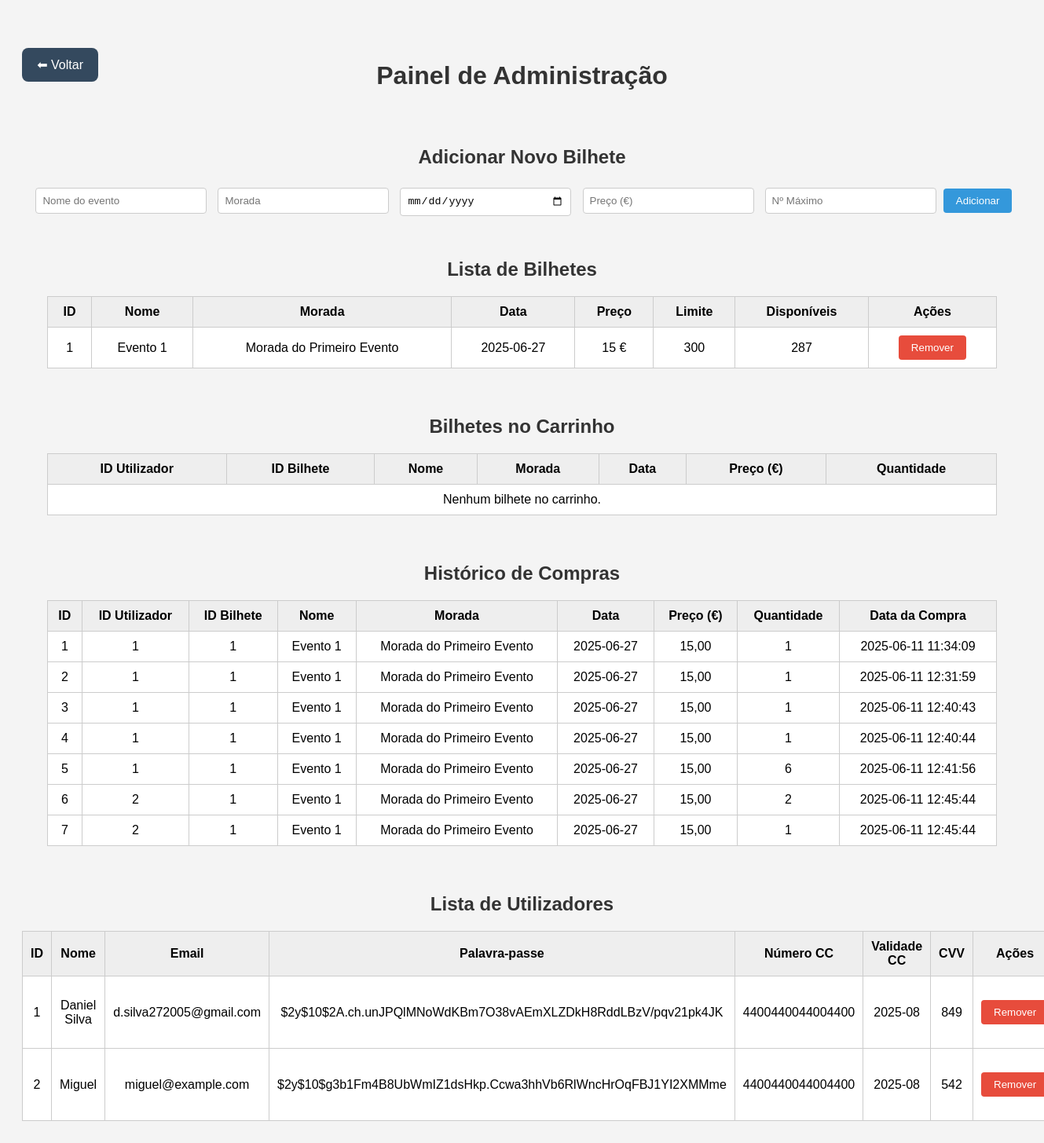
Before: /WebSite/admin_page.php with the older database file.
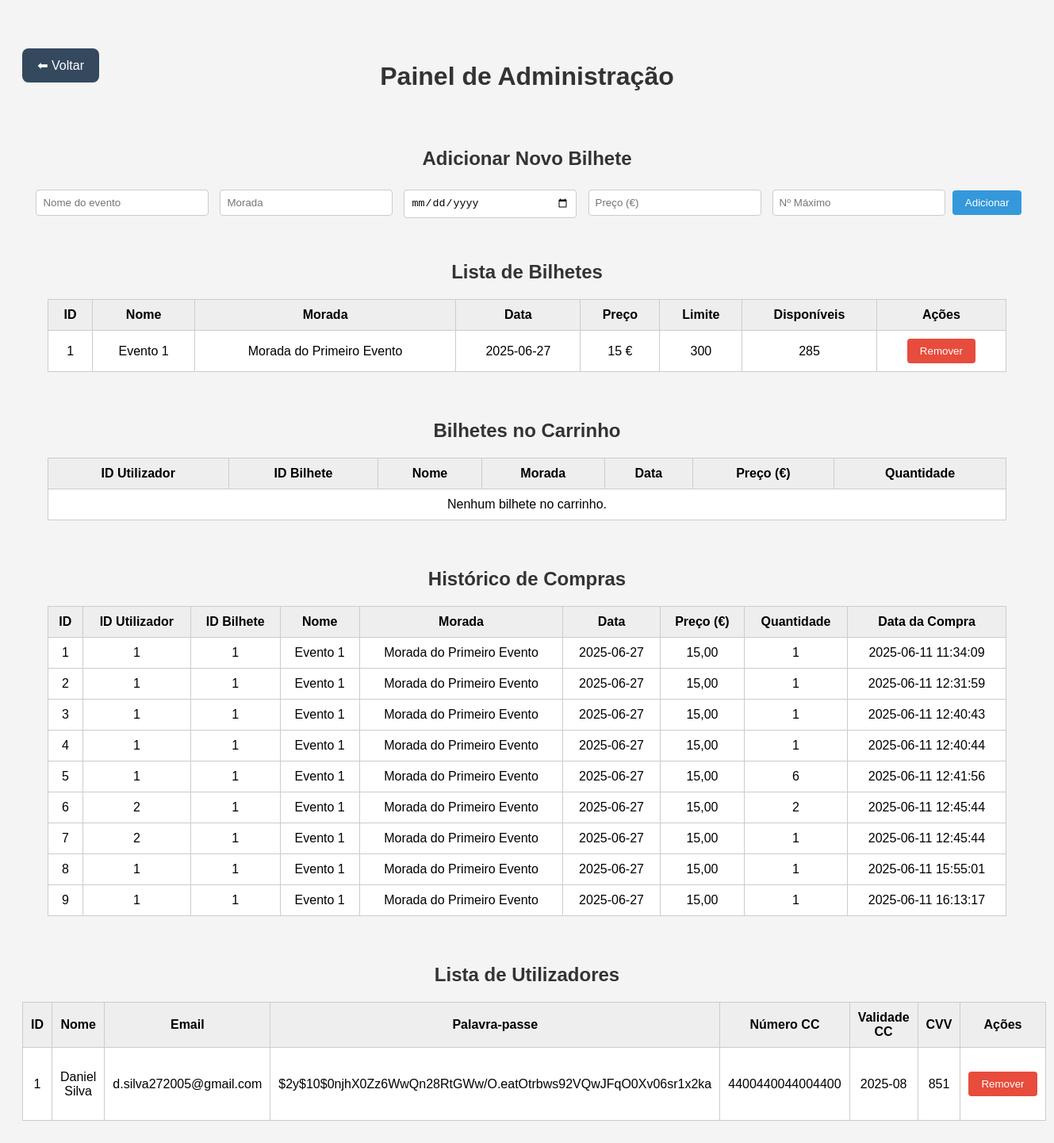
After: the same page with the newer database file.
### tables this page shows
CREATE TABLE lista_bilhetes (
        id INTEGER PRIMARY KEY AUTOINCREMENT,
        nome TEXT NOT NULL,
        morada TEXT NOT NULL,
        dia TEXT NOT NULL,
        preco REAL NOT NULL,
        limite INTEGER,
        disponiveis INTEGER
    );

CREATE TABLE historico (
        id INTEGER PRIMARY KEY AUTOINCREMENT,
        user_id INTEGER,
        id_bilhete INTEGER,
        nome TEXT NOT NULL,
        morada TEXT NOT NULL,
        dia TEXT NOT NULL,
        preco REAL NOT NULL,
        quantidade INTEGER,
        data_compra TEXT
    );

CREATE TABLE dados_cliente (
        user_id INTEGER PRIMARY KEY AUTOINCREMENT,
        nome TEXT NOT NULL,
        email TEXT NOT NULL,
        palavrapasse TEXT NOT NULL,
        num_cc INTEGER,
        validade_cc TEXT NOT NULL,
        cvv_cc INTEGER
    );

### WebSite/admin_page.php (the view, shortened to what this page needs)
<?php
$db = new SQLite3('../DataBase/venda_bilhetes.db');
$bilhetes = [];
$result = $db->query("SELECT * FROM lista_bilhetes");
while ($row = $result->fetchArray(SQLITE3_ASSOC)) {
    $bilhetes[] = $row;
}
$bilhetes_carrinho = [];
$historico = [];
$resultHistorico = $db->query("SELECT * FROM historico");
while ($row = $resultHistorico->fetchArray(SQLITE3_ASSOC)) {
    $historico[] = $row;
}
$utilizadores = [];
$resultUsers = $db->query("SELECT * FROM dados_cliente");
while ($row = $resultUsers->fetchArray(SQLITE3_ASSOC)) {
    $utilizadores[] = $row;
}
?>
<!DOCTYPE html>
<html lang="pt">
<head>
</head>
<body>
    <div class="header">
        <a href="index.php" class="voltar">⬅ Voltar</a>
        <h1>Painel de Administração</h1>
    </div>
<section id="gestao-bilhetes">
    <h2>Adicionar Novo Bilhete</h2>
    <form method="POST">
        <input type="text" name="nome" placeholder="Nome do evento" required>
        <input type="text" name="morada" placeholder="Morada" required>
        <input type="date" name="dia" required>
        <input type="number" name="preco" placeholder="Preço (€)" required>
        <input type="number" name="limite" placeholder="Nº Máximo" required>
        <button class="add" type="submit" name="adicionar">Adicionar</button>
    </form>
    <h2>Lista de Bilhetes</h2>
    <table>
        <tr>
            <th>ID</th>
            <th>Nome</th>
            <th>Morada</th>
            <th>Data</th>
            <th>Preço</th>
            <th>Limite</th>
            <th>Disponíveis</th>
            <th>Ações</th>
        </tr>
        <?php foreach ($bilhetes as $bilhete): ?>
        <tr>
            <td><?= $bilhete['id'] ?></td>
            <td><?= htmlspecialchars($bilhete['nome']) ?></td>
            <td><?= htmlspecialchars($bilhete['morada']) ?></td>
            <td><?= $bilhete['dia'] ?></td>
            <td><?= $bilhete['preco'] ?> €</td>
            <td><?= $bilhete['limite'] ?></td>
            <td><?= $bilhete['disponiveis'] ?></td>
            <td>
                <form method="POST" style="display:inline;" onsubmit="return confirm('Remover este bilhete?');">
                    <button class="remove" type="submit">Remover</button>
                </form>
            </td>
        </tr>
        <?php endforeach; ?>
    </table>
</section>
<section id="bilhetes-carrinho">
    <h2>Bilhetes no Carrinho</h2>
    <table>
        <thead>
            <tr>
                <th>ID Utilizador</th>
                <th>ID Bilhete</th>
                <th>Nome</th>
                <th>Morada</th>
                <th>Data</th>
                <th>Preço (€)</th>
                <th>Quantidade</th>
            </tr>
        </thead>
        <tbody>
            <?php if (empty($bilhetes_carrinho)): ?>
                <tr><td colspan="7">Nenhum bilhete no carrinho.</td></tr>
            <?php endif; ?>
        </tbody>
    </table>
</section>
<section id="historico">
    <h2>Histórico de Compras</h2>
    <table>
        <tr>
            <th>ID</th>
            <th>ID Utilizador</th>
            <th>ID Bilhete</th>
            <th>Nome</th>
            <th>Morada</th>
            <th>Data</th>
            <th>Preço (€)</th>
            <th>Quantidade</th>
            <th>Data da Compra</th>
        </tr>
        <?php foreach ($historico as $compra): ?>
        <tr>
            <td><?= $compra['id'] ?></td>
            <td><?= htmlspecialchars($compra['user_id']) ?></td>
            <td><?= htmlspecialchars($compra['id_bilhete']) ?></td>
            <td><?= htmlspecialchars($compra['nome']) ?></td>
            <td><?= htmlspecialchars($compra['morada']) ?></td>
            <td><?= htmlspecialchars($compra['dia']) ?></td>
            <td><?= number_format($compra['preco'], 2, ',', '.') ?></td>
            <td><?= htmlspecialchars($compra['quantidade']) ?></td>
            <td><?= htmlspecialchars($compra['data_compra']) ?></td>
        </tr>
        <?php endforeach; ?>
    </table>
</section>
<section id="utilizadores">
    <h2>Lista de Utilizadores</h2>
    <table>
        <tr>
            <th>ID</th>
            <th>Nome</th>
            <th>Email</th>
            <th>Palavra-passe</th>
            <th>Número CC</th>
            <th>Validade CC</th>
            <th>CVV</th>
            <th>Ações</th>
        </tr>
        <?php foreach ($utilizadores as $utilizador): ?>
        <tr>
            <td><?= htmlspecialchars($utilizador['user_id']) ?></td>
            <td><?= htmlspecialchars($utilizador['nome']) ?></td>
            <td><?= htmlspecialchars($utilizador['email']) ?></td>
            <td><?= htmlspecialchars($utilizador['palavrapasse']) ?></td>
            <td><?= htmlspecialchars($utilizador['num_cc']) ?></td>
            <td><?= htmlspecialchars($utilizador['validade_cc']) ?></td>
            <td><?= htmlspecialchars($utilizador['cvv_cc']) ?></td>
            <td>
                <form method="POST" onsubmit="return confirm('Tem a certeza que quer remover este utilizador?');">
                    <button class="remove" type="submit" name="remover_utilizador">Remover</button>
                </form>
            </td>
        </tr>
        <?php endforeach; ?>
    </table>
</section>
</body>
</html>

### WebSite/admin_page.php (style rules this page uses)
body { font-family: Arial, sans-serif; background-color: #f4f4f4; padding: 20px; }
h1, h2 { text-align: center; margin-top: 50px; color: #333; }
section { margin-bottom: 60px; }
table { width: 95%; margin: 20px auto; border-collapse: collapse; background-color: white; }
th, td { border: 1px solid #ccc; padding: 10px; text-align: center; }
th { background-color: #eee; }
form { margin: 20px auto; text-align: center; }
input[type="text"], input[type="number"], input[type="date"] { margin: 0.3rem; padding: 0.5rem; border: 1px solid #ccc; border-radius: 4px; width: 200px; }
button { padding: 0.5rem 1rem; color: white; border: none; border-radius: 4px; cursor: pointer; }
button.add { background-color: #3498db; }
button.remove { background-color: #e74c3c; }
a { padding: 5px 10px; background-color: #2ecc71; color: white; text-decoration: none; border-radius: 4px; }
.header { display: flex; align-items: center; justify-content: center; position: relative; margin-bottom: 30px; }
.header .voltar { position: absolute; left: 0; color: white; text-decoration: none; margin: 1rem 0; padding: 0.75rem 1.2rem; background-color: #34495e; border-radius: 8px; transition: 0.2s; font-size: 1rem; text-align: center; }

Changed rows visible on the page:
removed dados_cliente: user_id "2", nome "Miguel", email "miguel@example.com", palavrapasse "$2y$10$g3b1Fm4B8UbWmIZ1dsHkp.Ccwa3hhVb6RlWncHrOqFBJ1YI2XMMme", num_cc "4400440044004400", validade_cc "2025-08", cvv_cc "542"
changed lista_bilhetes "Evento 1": disponiveis "287" → "285"
added historico: id "8", user "1", id_bilhete "1", nome "Evento 1", morada "Morada do Primeiro Evento", dia "2025-06-27", preco "15,00", quantidade "1", data_compra "2025-06-11 15:55:01"
added historico: id "9", user "1", id_bilhete "1", nome "Evento 1", morada "Morada do Primeiro Evento", dia "2025-06-27", preco "15,00", quantidade "1", data_compra "2025-06-11 16:13:17"
changed dados_cliente "Daniel Silva": palavrapasse "$2y$10$2A.ch.unJPQlMNoWdKBm7O38vAEmXLZDkH8RddLBzV/pqv21pk4JK" → "$2y$10$0njhX0Zz6WwQn28RtGWw/O.eatOtrbws92VQwJFqO0Xv06sr1x2ka"; cvv_cc "849" → "851"
